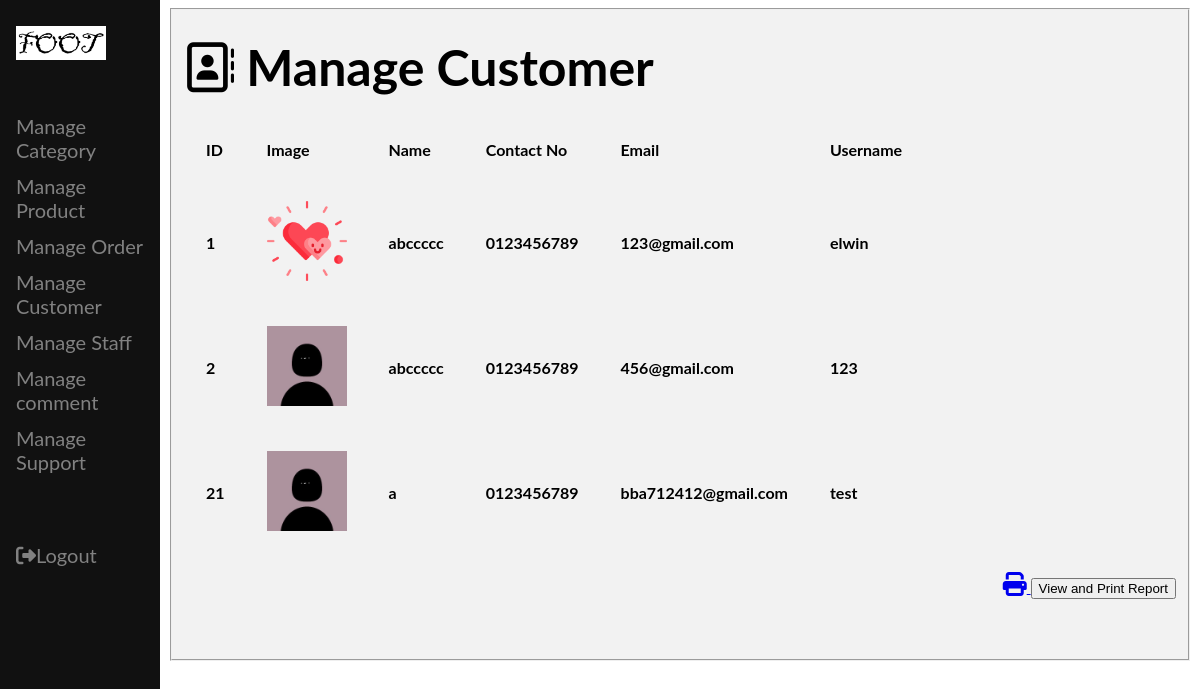
Page /manageuser.php on the committed database.
### tables this page shows
CREATE TABLE `user` (
  `user_id` int(100) NOT NULL,
  `full_name` varchar(50) NOT NULL,
  `contact_no` varchar(14) NOT NULL,
  `email_address` varchar(30) NOT NULL,
  `username` varchar(30) NOT NULL,
  `userpassword` varchar(30) NOT NULL,
  `confirm_password` varchar(30) NOT NULL,
  `image` varchar(100) NOT NULL,
  `status` varchar(10) NOT NULL
);

### manageuser.php (the view, shortened to what this page needs)
<?php
    include 'adminheader.php';
    include 'conn.php';
    $id =$_GET['admin_id'];
?>
<!DOCTYPE html>
<html lang="en">
<head>
    <link rel="stylesheet" href="https://cdnjs.cloudflare.com/ajax/libs/font-awesome/4.7.0/css/font-awesome.min.css">
</head>
<body>
<div id="wrapper">
<div class="middle">
    <fieldset>
    <?php
        $sql = "select * from user";
        $result = mysqli_query($conn,$sql);
        ?>
      <h1><i class="fa fa-address-book-o" style="font-size:50px"></i><b style="font-size: 50px;"> Manage Customer</b></h1>
      <table border="0px">
        <tr>
          <td>ID</td>
          <td>Image</td>
          <td>Name</td>
          <td>Contact No</td>
          <td>Email</td>
          <td>Username</td>
        </tr>
        <?php
        while($row = mysqli_fetch_array($result))
        {
            ?>
        <tr>
          <td><?php echo $row["user_id"]; ?></td>
          <td><img class='img' src="<?php echo "image/".$row['image'];?>" ></td>
          <td><?php echo $row["full_name"];	?></td>
          <td><?php echo $row["contact_no"];?></td>
          <td><?php echo $row["email_address"];?></td>
          <td><?php echo $row["username"];?></td>
        </tr>
            <?php
        }
		?>
      </table>
<p>
      <span class="left" ><a href="reportuser.php?admin_id=<?php echo $id ?>" alt="insert"> <i class='fas fa-print' style='font-size:24px'></i> <input type="button" value="View and Print Report"></span></p>
    </fieldset>
  </div>
</div>
</body>
</html>

### adminheader.php (style rules this page uses)
i { size: 20px; }
body { font-family: "Lato", sans-serif; }

### manageuser.php (style rules this page uses)
fieldset { background-color: #f2f2f2; font-weight: bold; }
.middle { margin: auto; padding-left: 160px; }
.left { float: right; margin-bottom: 50px; }
td, th { text-align: left; padding: 20px; }
.img { width: 80px; }

### rows in the picture
user: user_id "1", image (picture), full_name "abccccc", contact_no "0123456789", email_address "123@gmail.com", username "elwin"
user: user_id "2", image (placeholder picture), full_name "abccccc", contact_no "0123456789", email_address "456@gmail.com", username "123"
user: user_id "21", image (placeholder picture), full_name "a", contact_no "0123456789", email_address "bba712412@gmail.com", username "test"
